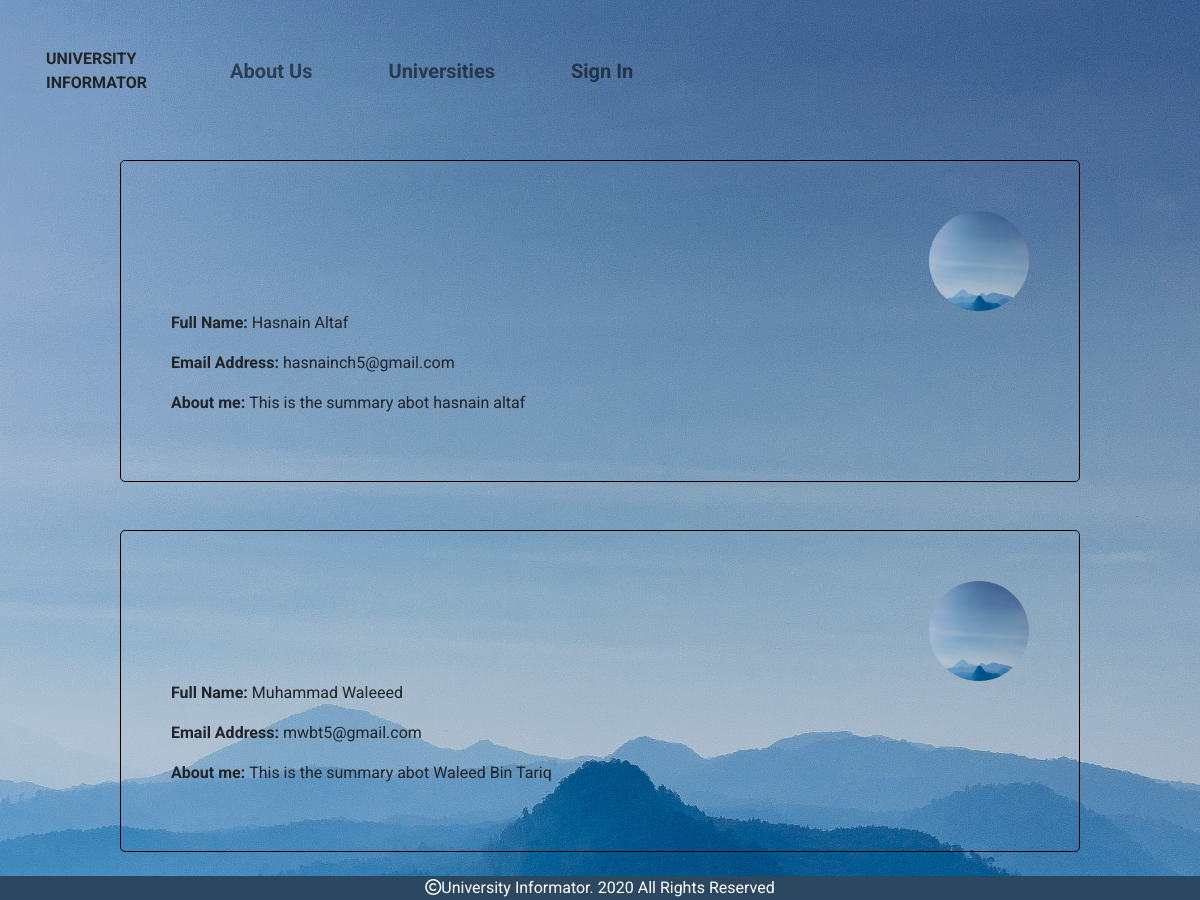
The app's page /markup/aboutTheCompany.php with its own data.
### tables this page shows
CREATE TABLE `creatorinformation` (
  `emailAddress` varchar(45) NOT NULL,
  `firstName` varchar(10) DEFAULT NULL,
  `lastName` varchar(10) DEFAULT NULL,
  `about` varchar(500) DEFAULT NULL,
  `imagePath` varchar(100) DEFAULT NULL,
  PRIMARY KEY (`emailAddress`)
);

### server/ALL-SERVER-OPERATIONS.php (called while the page is built, shortened)
<?php
$hostName = "localhost";
$username = "root";
$password = "Sarim915602";
$dbName = "hasnain_waleed_uni_scrape";
$connection = mysqli_connect($hostName, $username, $password, $dbName);
function getCreatorsInformation(): mysqli_result|bool {
    global $connection;
    $query = "SELECT * FROM creatorinformation";
    return $connection->query($query);
}

### markup/aboutTheCompany.php (the view, shortened to what this page needs)
<!doctype html>
<html lang="en">
<head>
    <link rel="stylesheet" href="https://stackpath.bootstrapcdn.com/bootstrap/4.5.2/css/bootstrap.min.css"
>
    <link href="https://cdn.jsdelivr.net/npm/bootstrap@5.0.0-beta1/dist/css/bootstrap.min.css" rel="stylesheet"
>
    <link rel="stylesheet" href="../styles/styles.css">
    <link rel="stylesheet" href="../styles/aboutTheCompany.css">
</head>
<body>
<nav class="navbar navbar-expand-lg navbar-light bg-transparent">
    <p style="font-weight: bold" class="m-0">UNIVERSITY INFORMATOR</p>
    <div class="collapse navbar-collapse" id="navbarSupportedContent">
        <ul class="navbar-nav mr-auto">
            <li class="nav-item">
                <a class="nav-link" href="./index.php">About Us</a>
            </li>
            <li class="nav-item">
                <a class="nav-link" href="./uni-data.php">Universities</a>
            </li>
            <?php
            if (!isset($_SESSION["username"])) {
                echo '
                    <li class="nav-item ">
                        <a class="nav-link" href="sign-in.php">Sign In</a>
                    </li>';
            }
            ?>
        </ul>
    </div>
</nav>
<main>
    <div class="all-container">
        <?php
        include "../server/ALL-SERVER-OPERATIONS.php";
        $completeList = getCreatorsInformation();
        if (!is_bool($completeList)) {
            if ($completeList->num_rows > 0) {
                while ($completeRow = $completeList->fetch_assoc()) {
                    $email = $completeRow["emailAddress"];
                    $firstName = $completeRow["firstName"];
                    $lastName = $completeRow["lastName"];
                    $about = $completeRow["about"];
                    $imagePath = $completeRow["imagePath"];
                    echo "
                    <div class='one-creator mx-auto my-5'>
                        <div class='image-source'>
                            <img src='$imagePath' alt='image'>
                        </div>
                        <div class='data-row'>
                            <p><span><strong>Full Name: </strong></span> " . $firstName . " " . "$lastName" . "</p>
                        </div>
                        <div class='data-row'>
                            <p><span><strong>Email Address: </strong></span> $email</p>
                        </div>
                        <div class='data-row'>
                            <p><span><strong>About me: </strong></span>$about</p>
                        </div>
                    </div>";
                }
            }
        }
        ?>
    </div>
</main>
<footer>
    <div class="middle"><span class="far fa-copyright"></span>University Informator. 2020 All Rights Reserved</div>
</footer>
</body>
</html>

### styles/styles.css (style rules this page uses)
* { font-family: 'Roboto', sans-serif; }
body { background-image: url("../res/bady-abbas-MDgRcuGYu58-unsplash.jpg"); background-color: #3B5998; background-position: center; background-repeat: no-repeat; background-size: cover; width: 100%; height: auto; margin: 0; padding: 0; }
nav { margin: 30px; }
ul li { list-style: none; display: inline-block; border-radius: 30px; margin-right: 20px; padding: 10px; }
a { text-decoration: none; color: black; font-size: 20px; font-weight: bold; list-style: none; display: inline-block; border-radius: 30px; margin-right: 20px; padding: 10px; }
footer { position: fixed; bottom: 0; width: 100%; background-color: #2b4860; }
.middle { margin: auto; width: fit-content; color: white; }

### styles/aboutTheCompany.css (style rules this page uses)
main { width: 100%; }
.all-container { width: 100%; }
.one-creator { width: 80%; border-radius: 5px; border: 1px solid black; padding: 50px; }
.image-source { width: 100%; display: flex; justify-content: flex-end; }
img { width: 100px; height: 100px; border-radius: 50px; }
.data-row { display: flex; flex-direction: row; }

### records on screen
creatorinformation: imagePath (picture), firstName "Hasnain", lastName "Altaf", emailAddress "hasnainch5@gmail.com", about "This is the summary abot hasnain altaf"
creatorinformation: imagePath (picture), firstName "Muhammad", lastName "Waleeed", emailAddress "mwbt5@gmail.com", about "This is the summary abot Waleed Bin Tariq"
